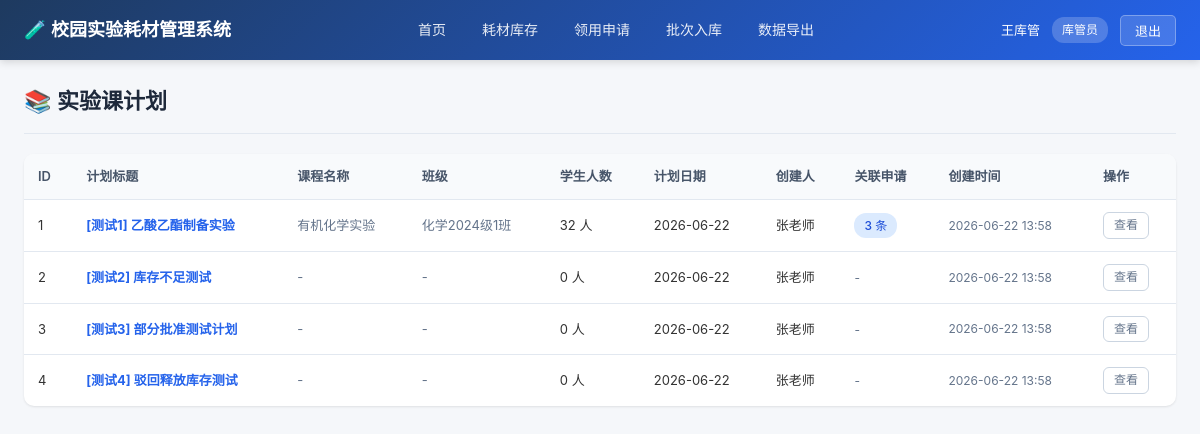
Before: /plans (signed in) with the older database file.
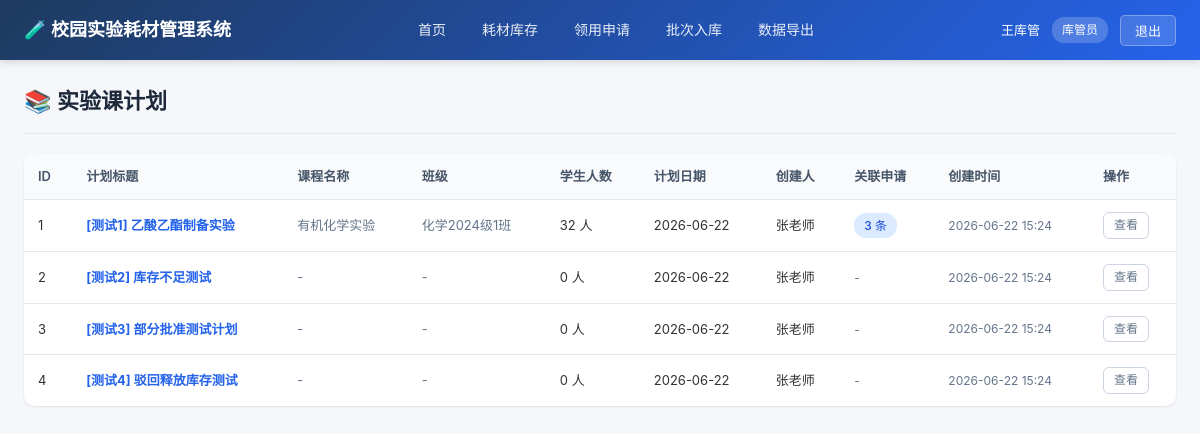
After: the same page with the newer database file.
### models.py (models this page shows)
class ExperimentPlan(Base):
    __tablename__ = "experiment_plans"
    id = Column(Integer, primary_key=True, index=True)
    title = Column(String(200), nullable=False)
    course_name = Column(String(200), default="")
    class_name = Column(String(100), default="")
    student_count = Column(Integer, default=0)
    plan_date = Column(Date, nullable=False)
    description = Column(Text, default="")
    creator_id = Column(Integer, ForeignKey("users.id"), nullable=False)
    created_at = Column(DateTime, default=datetime.now)
    creator = relationship("User", back_populates="created_plans")
    requests = relationship("SupplyRequest", back_populates="plan")

class User(Base):
    __tablename__ = "users"
    id = Column(Integer, primary_key=True, index=True)
    username = Column(String(50), unique=True, index=True, nullable=False)
    password = Column(String(100), nullable=False)
    full_name = Column(String(100), nullable=False)
    role = Column(String(20), nullable=False)  # teacher, keeper, director
    department = Column(String(100), default="")
    created_at = Column(DateTime, default=datetime.now)
    created_plans = relationship("ExperimentPlan", back_populates="creator")
    submitted_requests = relationship("SupplyRequest", back_populates="applicant")
    approvals = relationship("ApprovalRecord", back_populates="approver")

### main.py (the view)
@app.get("/plans", response_class=HTMLResponse)
async def plan_list(
    request: Request,
    current_user: models.User = Depends(get_current_user),
    db: Session = Depends(get_db)
):
    query = db.query(models.ExperimentPlan)
    if current_user.role == "teacher":
        query = query.filter(models.ExperimentPlan.creator_id == current_user.id)
    plans = query.order_by(models.ExperimentPlan.plan_date.desc()).all()
    return templates.TemplateResponse("plans/list.html", {
        "request": request,
        "current_user": current_user,
        "plans": plans,
        "ROLE_MAP": ROLE_MAP
    })

### templates/plans/list.html (shortened to what this page needs)
{% extends "base.html" %}
{% block content %}
<div class="page-header">
    <div class="page-title">📚 实验课计划</div>
</div>
<div class="card">
    <div class="table-responsive">
        <table>
            <thead>
                <tr>
                    <th>ID</th>
                    <th>计划标题</th>
                    <th>课程名称</th>
                    <th>班级</th>
                    <th>学生人数</th>
                    <th>计划日期</th>
                    <th>创建人</th>
                    <th>关联申请</th>
                    <th>创建时间</th>
                    <th>操作</th>
                </tr>
            </thead>
            <tbody>
                {% for p in plans %}
                <tr>
                    <td>{{ p.id }}</td>
                    <td><a href="/plans/{{ p.id }}"><strong>{{ p.title }}</strong></a></td>
                    <td class="text-muted">{{ p.course_name or '-' }}</td>
                    <td class="text-muted">{{ p.class_name or '-' }}</td>
                    <td>{{ p.student_count or 0 }} 人</td>
                    <td>{{ p.plan_date.strftime('%Y-%m-%d') }}</td>
                    <td>{{ p.creator.full_name }}</td>
                    <td>
                        {% if p.requests %}
                        <span class="badge badge-approved">{{ p.requests|length }} 条</span>
                        {% else %}
                        <span class="text-muted text-sm">-</span>
                        {% endif %}
                    </td>
                    <td class="text-sm text-muted">{{ p.created_at.strftime('%Y-%m-%d %H:%M') }}</td>
                    <td>
                        <a href="/plans/{{ p.id }}" class="btn btn-outline btn-sm">查看</a>
                    </td>
                </tr>
                {% endfor %}
            </tbody>
        </table>
    </div>
</div>
{% endblock %}

Changed rows visible on the page:
changed ExperimentPlan "[测试1] 乙酸乙酯制备实验": created_at "2026-06-22 13:58" → "2026-06-22 15:24"
changed ExperimentPlan "[测试2] 库存不足测试": created_at "2026-06-22 13:58" → "2026-06-22 15:24"
changed ExperimentPlan "[测试3] 部分批准测试计划": created_at "2026-06-22 13:58" → "2026-06-22 15:24"
changed ExperimentPlan "[测试4] 驳回释放库存测试": created_at "2026-06-22 13:58" → "2026-06-22 15:24"
